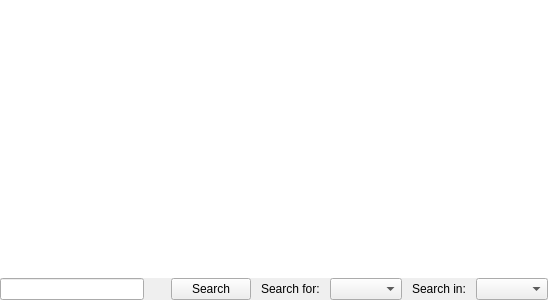
<?xml version="1.0" encoding="UTF-8"?>
<ui version="4.0">
 <class>SearchWidget</class>
 <widget class="QDockWidget" name="SearchWidget">
  <property name="geometry">
   <rect>
    <x>0</x>
    <y>0</y>
    <width>548</width>
    <height>300</height>
   </rect>
  </property>
  <property name="windowTitle">
   <string notr="true">Search</string>
  </property>
  <widget class="QWidget" name="dockWidgetContents">
   <layout class="QVBoxLayout" name="verticalLayout">
    <property name="spacing">
     <number>0</number>
    </property>
    <property name="leftMargin">
     <number>0</number>
    </property>
    <property name="topMargin">
     <number>0</number>
    </property>
    <property name="rightMargin">
     <number>0</number>
    </property>
    <property name="bottomMargin">
     <number>0</number>
    </property>
    <item>
     <widget class="AddressableItemList&lt;&gt;" name="searchTreeView">
      <property name="styleSheet">
       <string notr="true">CutterTreeView::item
{
    padding-top: 1px;
    padding-bottom: 1px;
}</string>
      </property>
      <property name="frameShape">
       <enum>QFrame::NoFrame</enum>
      </property>
      <property name="dragEnabled">
       <bool>true</bool>
      </property>
      <property name="indentation">
       <number>8</number>
      </property>
      <property name="sortingEnabled">
       <bool>true</bool>
      </property>
      <property name="animated">
       <bool>true</bool>
      </property>
     </widget>
    </item>
    <item>
     <layout class="QHBoxLayout" name="horizontalLayout_17">
      <property name="spacing">
       <number>10</number>
      </property>
      <property name="leftMargin">
       <number>0</number>
      </property>
      <property name="topMargin">
       <number>0</number>
      </property>
      <property name="rightMargin">
       <number>0</number>
      </property>
      <item>
       <widget class="QLineEdit" name="filterLineEdit">
        <property name="text">
         <string/>
        </property>
       </widget>
      </item>
      <item>
       <widget class="QLabel" name="searchLabel">
        <property name="text">
         <string/>
        </property>
       </widget>
      </item>
      <item>
       <widget class="QPushButton" name="searchButton">
        <property name="text">
         <string>Search</string>
        </property>
       </widget>
      </item>
      <item>
       <widget class="QLabel" name="searchspaceLabel">
        <property name="text">
         <string>Search for:</string>
        </property>
       </widget>
      </item>
      <item>
       <widget class="QComboBox" name="searchspaceCombo"/>
      </item>
      <item>
       <widget class="QLabel" name="searchInLabel">
        <property name="text">
         <string>Search in:</string>
        </property>
       </widget>
      </item>
      <item>
       <widget class="QComboBox" name="searchInCombo">
        <property name="maximumSize">
         <size>
          <width>16777215</width>
          <height>300</height>
         </size>
        </property>
       </widget>
      </item>
     </layout>
    </item>
   </layout>
  </widget>
 </widget>
 <customwidgets>
  <customwidget>
   <class>AddressableItemList&lt;&gt;</class>
   <extends>QTreeView</extends>
   <header>widgets/AddressableItemList.h</header>
   <container>1</container>
  </customwidget>
 </customwidgets>
 <resources/>
 <connections/>
</ui>
